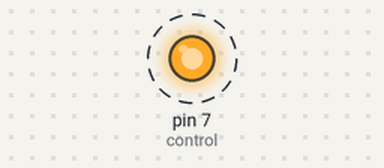
Recording of a sketch running on a simulated Arduino Uno, built with avr-gcc and run on an emulated ATmega328P. On the bench: output pins drawn as LEDs (lit = HIGH). Dashed ring = blinking.

Above: at 0.5 s.
Timing chart, 0 to 3.5 s (numbered marks = the images above):
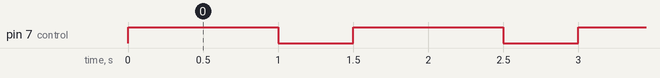

Measured:
- by itself, pin 7 (control): alternates HIGH for 1.0 s and LOW for 0.50 s

The sketch:

RELAY_solo.ino
```cpp
const int control    = 7 ;

void setup()
{
  pinMode(control,  OUTPUT) ;
}
void loop()
{
  digitalWrite(control, HIGH);
  delay(1000);
  digitalWrite(control, LOW);
  delay(500);
}
```
